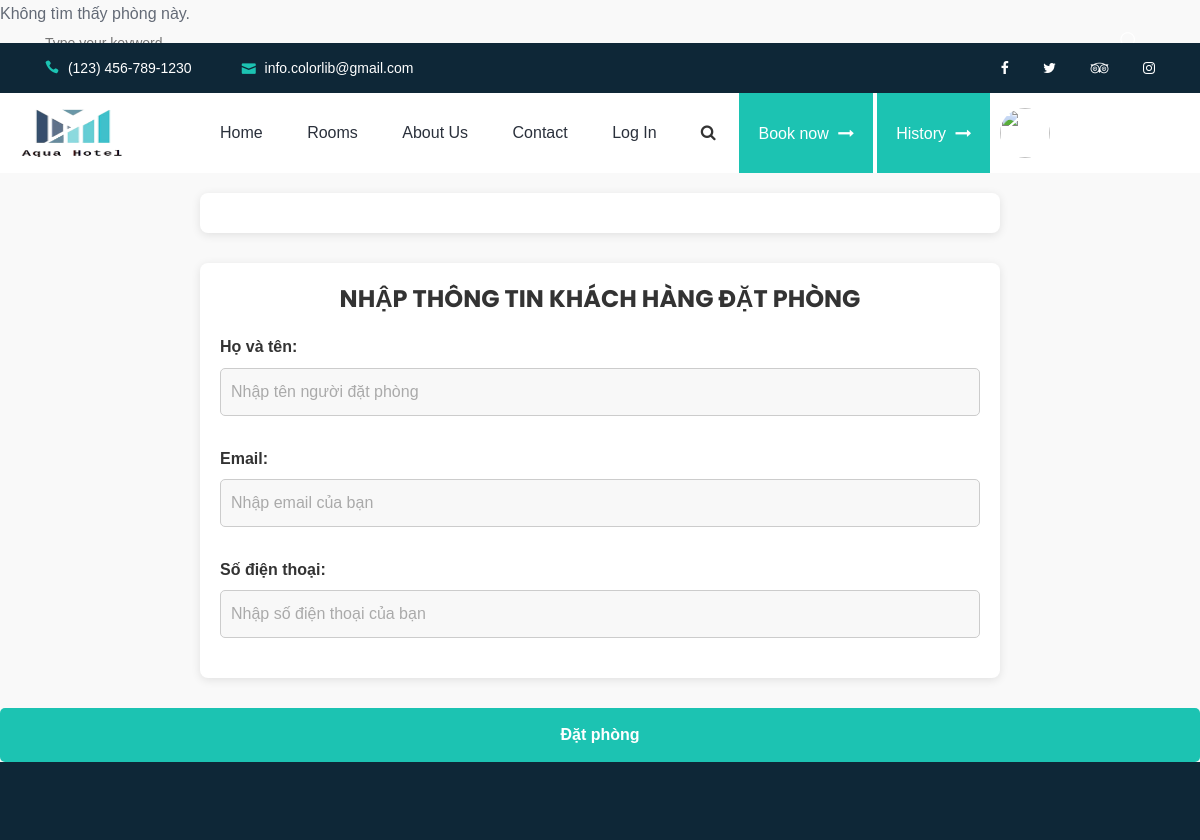
/datphong.php?room_id=1 (upper part), run on an earlier commit of the app's database.
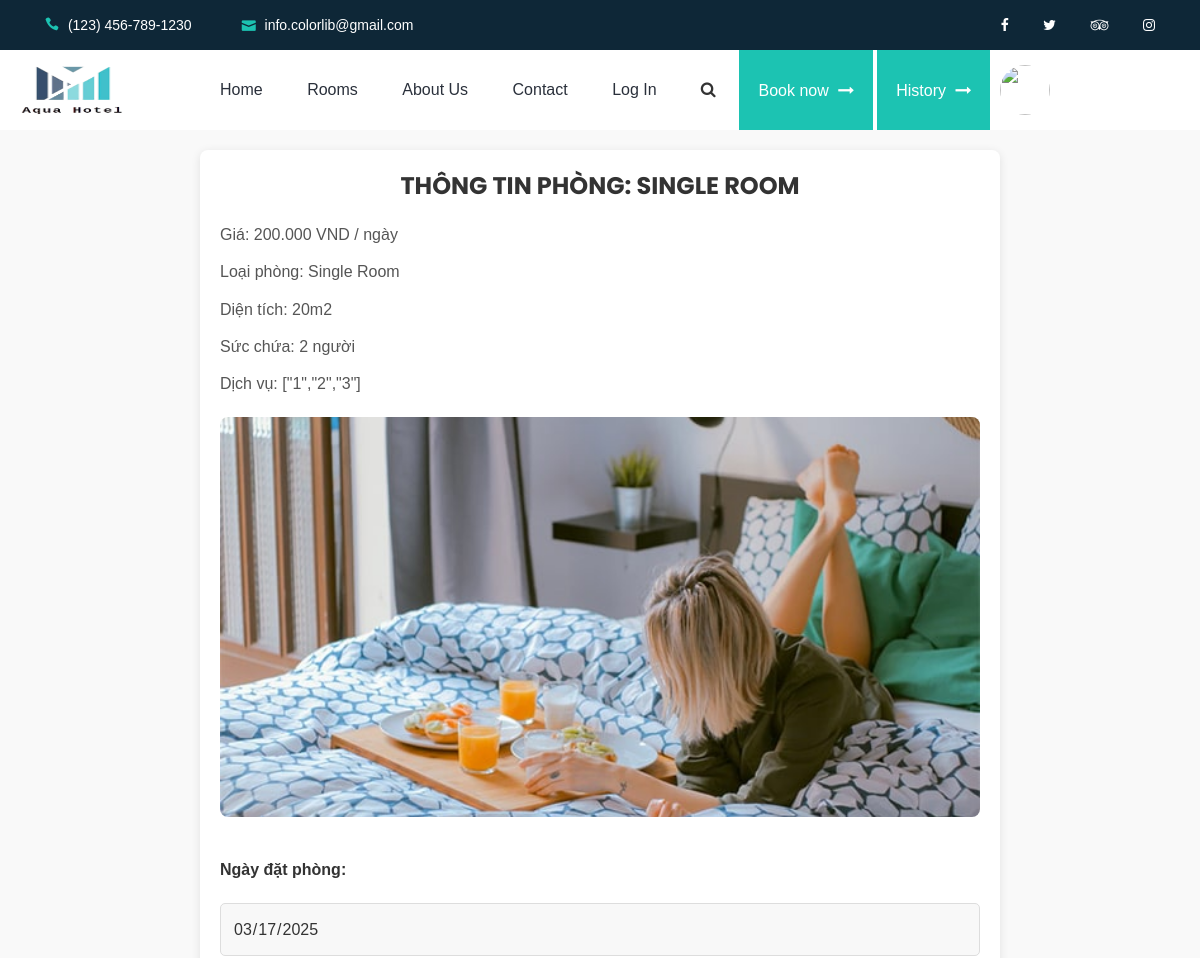
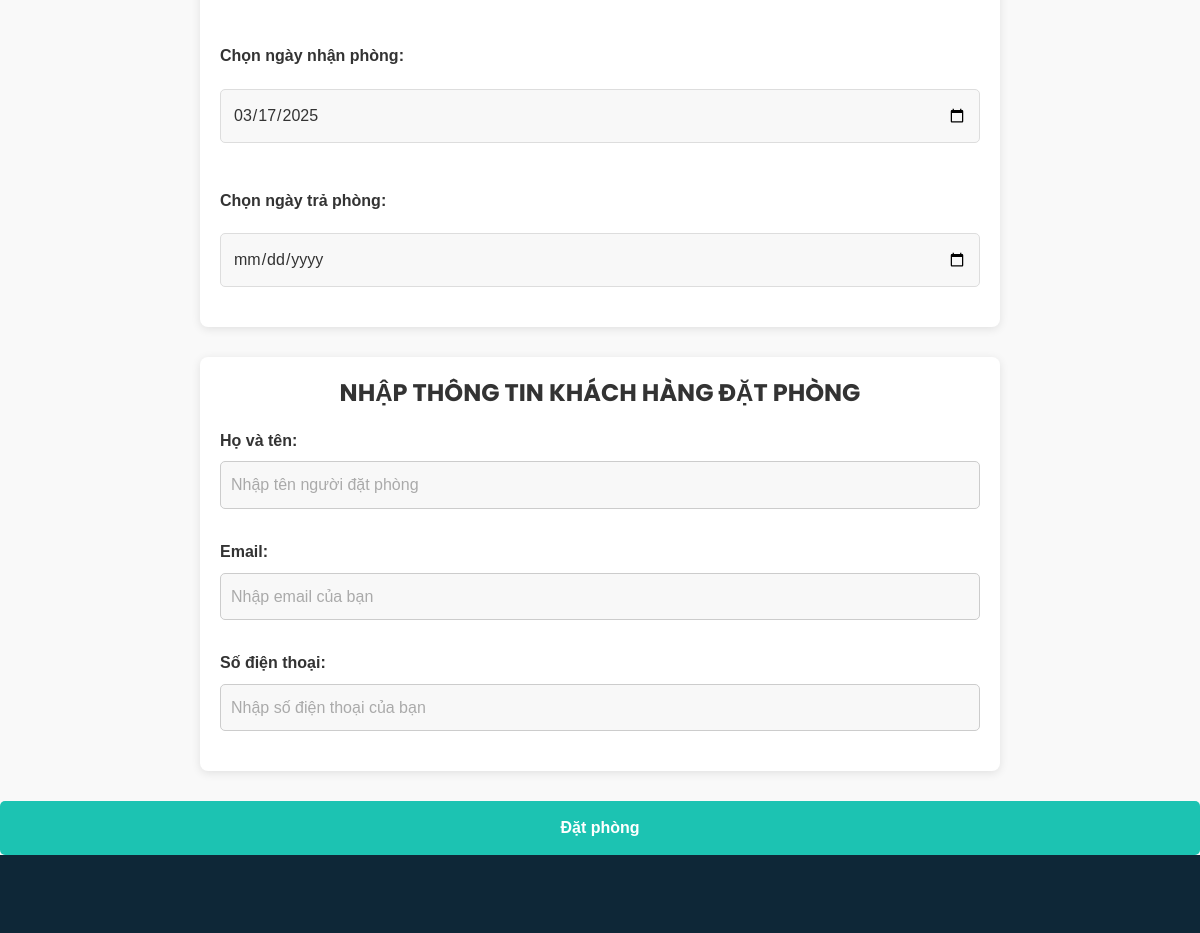
And on a later commit of the database (2 pictures, top to bottom).
### tables this page shows
CREATE TABLE `room` (
  `room_id` int(11) NOT NULL,
  `room_name` varchar(100) NOT NULL,
  `room_price` decimal(10,3) NOT NULL,
  `room_size` varchar(50) DEFAULT NULL,
  `room_capacity` int(11) DEFAULT NULL,
  `room_services` longtext DEFAULT NULL CHECK (json_valid(`room_services`)),
  `room_status` varchar(50) NOT NULL DEFAULT 'Còn phòng',
  `category_id` int(11) DEFAULT NULL,
  `status_id` int(11) DEFAULT NULL,
  `number_room` int(11) DEFAULT NULL,
  `check_in` date DEFAULT NULL,
  `check_out` date DEFAULT NULL,
  `status_name` enum('Chờ xác nhận','Đã check in','Đã check out','Hoàn thành') NOT NULL DEFAULT 'Chờ xác nhận'
);

CREATE TABLE `category` (
  `category_id` int(11) NOT NULL,
  `name` varchar(255) NOT NULL,
  `description` varchar(255) DEFAULT NULL,
  `type` int(11) DEFAULT NULL
);

### datphong.php (the view, shortened to what the changed rows need)
<!DOCTYPE html>
<html lang="en">
<head>
    <link rel="stylesheet" href="style.css">
    <link rel="stylesheet" href="datphong.css">
    <link rel="stylesheet" href="https://cdn.jsdelivr.net/npm/flatpickr/dist/flatpickr.min.css">
</head>
<body>
    <?php
    $conn = mysqli_connect("localhost", "root", "", "hotel");
    $room_id = isset($_GET['room_id']) ? (int)$_GET['room_id'] : 0;
    $room = null;
    if ($room_id > 0) {
        $stmt = $conn->prepare("SELECT room.*, category.*
                                FROM room
                                INNER JOIN category ON room.category_id = category.category_id
                                WHERE room.room_id = ?");
        $stmt->bind_param("i", $room_id);
        $stmt->execute();
        $result = $stmt->get_result();
        if ($result->num_rows > 0) {
            $room = $result->fetch_assoc();
        } else {
            echo "<p>Không tìm thấy phòng này.</p>";
        }
    } else {
        echo "<p>Phòng không hợp lệ.</p>";
    }
    ?>
    <?php
    if (isset($_SESSION['type']) && $_SESSION['type'] == 0) {
        include "header_admin.php";
    } else {
        include "header.php";
    }
    ?>
    <form action="thanhtoan.php" method="POST">
        <div class="room-detail-container">
            <?php if ($room): ?>
                <h2>Thông tin phòng: <?php echo htmlspecialchars($room['room_name']); ?></h2>
                <p>Giá: <?php echo htmlspecialchars($room['room_price']); ?> VND / ngày</p>
                <p>Loại phòng: <?php echo htmlspecialchars($room['name']); ?></p>
                <p>Diện tích: <?php echo htmlspecialchars($room['room_size']); ?></p>
                <p>Sức chứa: <?php echo htmlspecialchars($room['room_capacity']); ?> người</p>
                <p>Dịch vụ: <?php echo htmlspecialchars($room['room_services']); ?></p>
                <img src="rooms/<?php echo htmlspecialchars($room['room_id']); ?>.jpg" alt="Ảnh phòng" style="width: 100%; max-height: 400px;">
                <div class="booking-container">
                    <label for="check-in">Ngày đặt phòng:</label>
                    <input type="date" id="check-in-date" name="check-in-date" class="flatpickr" disabled>
                    <label for="check-in">Chọn ngày nhận phòng:</label>
                    <input type="date" id="check-in" name="check-in" class="flatpickr" placeholder="Chọn ngày bắt đầu">
                    <label for="check-out">Chọn ngày trả phòng:</label>
                    <input type="date" id="check-out" name="check-out" class="flatpickr" placeholder="Chọn ngày trả phòng">
                </div>
            <?php endif; ?>
        </div>
        <div class="customer-info">
            <h3>NHẬP THÔNG TIN KHÁCH HÀNG ĐẶT PHÒNG</h3>
            <label for="customer-name">Họ và tên:</label>
            <input type="text" id="customer-name"
                value="<?php echo isset($_SESSION['firstname'], $_SESSION['lastname'])
                            ? htmlspecialchars($_SESSION['firstname'] . ' ' . $_SESSION['lastname'])
                            : ''; ?>"
                name="customer_name"
                required
                placeholder="Nhập tên người đặt phòng">
            <label for="customer-email">Email:</label>
            <input type="email" id="customer-email"
                value="<?php echo isset($_SESSION['email'])
                            ? htmlspecialchars($_SESSION['email'])
                            : ''; ?>"
                name="customer_email"
                required
                placeholder="Nhập email của bạn">
            <label for="customer-phone">Số điện thoại:</label>
            <input type="tel" id="customer-phone"
                name="customer_phone"
                required
                placeholder="Nhập số điện thoại của bạn">
        </div>
        <div class="payment-btn-container">
            <button type="submit" id="payment-btn" class="btn view-detail-btn btn">Đặt phòng</button>
        </div>
    </form>
    <?php include 'footer.php'; ?>
</body>
</html>

### header.php (shortened to what the changed rows need)
<!DOCTYPE html>
<html>
<head>
</head>
<body>
  <?php
      $flag=0;
      if(!isset($_SESSION['profile']))
          {
              $picname="pro.jpg";
          }
      else{
              $picname=$_SESSION['profile'].'.jpg';
              $flag=1;
          }
  ?>
  <header class="header-area">
      <div class="search-form d-flex align-items-center">
          <div class="container">
              <form action="index.php" method="get">
                  <button type="submit"><i class="icon_search"></i></button>
              </form>
          </div>
      </div>
      <div class="top-header-area">
          <div class="container">
              <div class="row">
                  <div class="col-6">
                      <div class="top-header-content">
                          <a href="#"><i class="icon_phone"></i> <span>(123) 456-789-1230</span></a>
                          <a href="#"><i class="icon_mail"></i> <span>info.colorlib@gmail.com</span></a>
                      </div>
                  </div>
                  <div class="col-6">
                      <div class="top-header-content">
                          <div class="top-social-area ml-auto">
                              <a href="#"><i class="fa fa-facebook" aria-hidden="true"></i></a>
                              <a href="https://twitter.com/AVadukul"><i class="fa fa-twitter" aria-hidden="true"></i></a>
                              <a href="#"><i class="fa fa-tripadvisor" aria-hidden="true"></i></a>
                              <a href="https://www.instagram.com/_anand_only_/"><i class="fa fa-instagram" aria-hidden="true"></i></a>
                          </div>
                      </div>
                  </div>
              </div>
          </div>
      </div>
      <div class="main-header-area">
          <div class="classy-nav-container breakpoint-off">
              <div class="container" style=" max-width: 1220px; padding: 0;">
                  <nav class="classy-navbar justify-content-between" id="robertoNav">
                      <a class="nav-brand" href="index.php">
                      <img src="./img/core-img/LogoAqua.png" style="height: 80px; width: 150px;" alt="">
                      </a>
                      <div class="classy-menu" style="width: 1000px;">
                          <div class="classynav">
                              <ul id="nav">
                                  <li class="active"><a href="./index.php">Home</a></li>
                                  <li><a href="./room.php">Rooms</a></li>
                                  <li><a href="./about.php">About Us</a></li>
                                  <li><a href="./contact.php">Contact</a></li>
                                  <?php if($flag==0){ echo "<li><a href='login.php'>Log in</a></li>";}?>
                              </ul>
                              <div class="search-btn ml-4">
                                  <i class="fa fa-search" aria-hidden="true"></i>
                              </div>
                              <div class="book-now-btn ml-2 ml-lg-4">
                                  <a href="room.php">Book now <i class="fa fa-long-arrow-right" aria-hidden="true"></i></a>
                              </div>
                              <div class="book-now-btn ml-2 ml-lg-1 ">
                                  <a href="history.php">History <i class="fa fa-long-arrow-right" aria-hidden="true"></i></a>
                              </div>
                       <div style="display: flex; align-items: center; margin-left: 10px;">
                                  <img src="./upload/<?php echo htmlspecialchars($picname); ?>" style="width: 50px; height: 50px; border-radius: 50%; margin-right: 10px;">
                          </div>
                      </div>
                  </nav>
              </div>
          </div>
      </div>
  </header>
</body>
</html>

What changed in the data, as far as the page shows it:
now on this page (row edited): room: room_name "SINGLE ROOM", room_price "200.000", category.name "Single Room", room_size "20m2", room_capacity "2", room_services "[\"1\",\"2\",\"3\"]"
Also different on the page:
form field check-in-date: (not shown) → "03/17/2025"
form field check-in: (not shown) → "03/17/2025"
text no longer shown: "Không tìm thấy phòng này."
text now shown: "THÔNG TIN PHÒNG: Giá: VND / ngày Loại phòng: Diện tích: Sức chứa: người Dịch vụ: Ngày đặt phòng: Chọn ngày nhận phòng: Chọn ngày trả phòng:"
